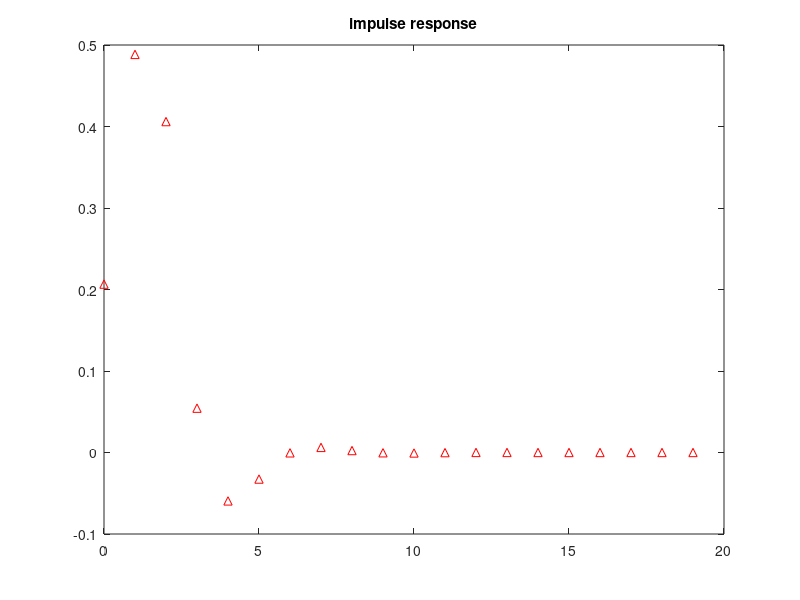
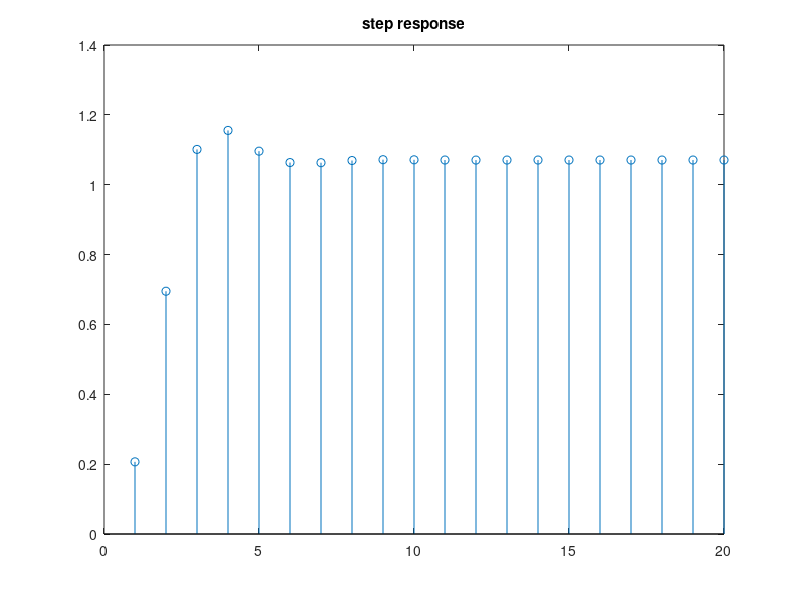

Reproduce these figures in MATLAB, in order.

clc;
clear;
%Time domain response of diff eq
b1=[0.2066 0.4121 0.266];
a1=[1 -0.3695 0.1958];

%impulse response of the system
figure(1);
impz(b1,a1,20);
title('impulse response');

%step response of the system
step_n=[ones(1,20)]
y=filter(b1,a1,step_n);
figure(2);
stem(y)


title('step response')
